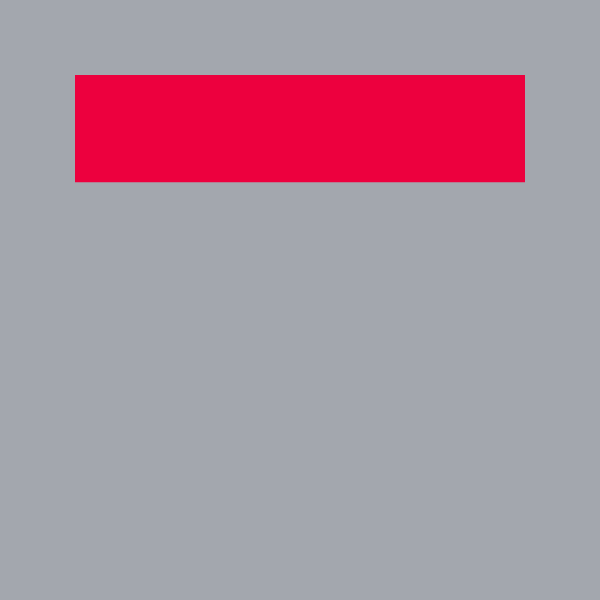
Frame 1 (no input)
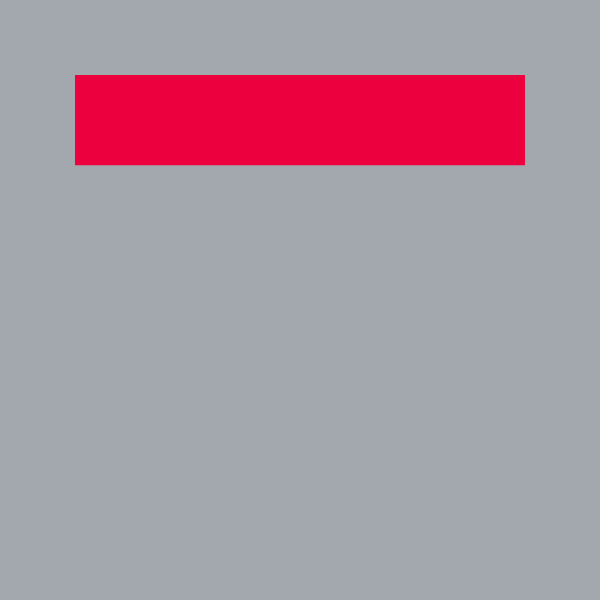
Frame 60 (no input)
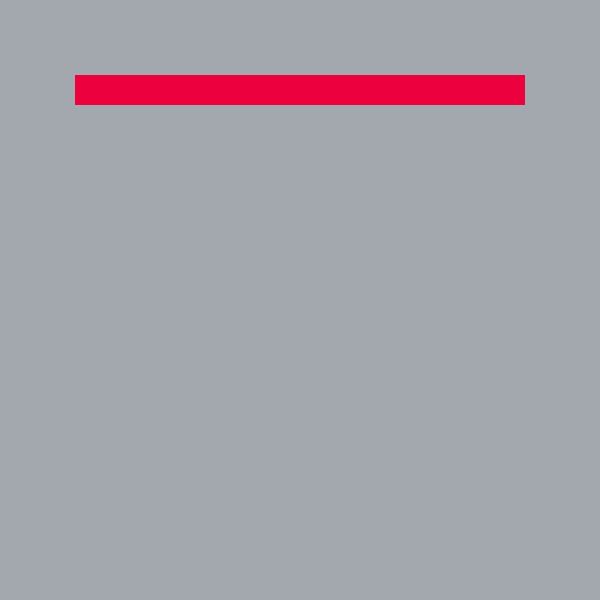
Frame 120 (the mouse pressed at the canvas centre since frame 60)

The p5.js sketch that drew these frames (run headless with seeded random() and noise() and a simulated clock; from frame 60 on, the mouse is pressed at the canvas centre):

// p5.js sketch
// ── sketch.js
let rectColor;
let bgColor;
let startX;
let startY;
let rectWidth;
let rectMaxHeight;

function setup() {
    createCanvas(600, 600);
    rectColor= color(237, 0, 62);
    bgColor = color(163, 167, 174);
    startX = 75;
    startY = 75;
    rectWidth = 450;
    rectMaxHeight = 150;
}

function draw() {
    background(bgColor);
    noStroke();
    fill(rectColor);
    rect(startX, startY, rectWidth, random(0, rectMaxHeight));
}
